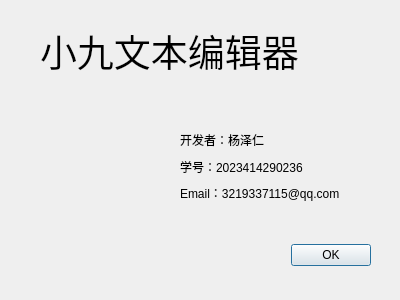
<?xml version="1.0" encoding="UTF-8"?>
<ui version="4.0">
 <class>AboutDialog</class>
 <widget class="QDialog" name="AboutDialog">
  <property name="geometry">
   <rect>
    <x>0</x>
    <y>0</y>
    <width>400</width>
    <height>300</height>
   </rect>
  </property>
  <property name="windowTitle">
   <string>Dialog</string>
  </property>
  <widget class="QDialogButtonBox" name="buttonBox">
   <property name="geometry">
    <rect>
     <x>210</x>
     <y>240</y>
     <width>161</width>
     <height>31</height>
    </rect>
   </property>
   <property name="orientation">
    <enum>Qt::Horizontal</enum>
   </property>
   <property name="standardButtons">
    <set>QDialogButtonBox::Ok</set>
   </property>
  </widget>
  <widget class="QLabel" name="label">
   <property name="geometry">
    <rect>
     <x>40</x>
     <y>20</y>
     <width>331</width>
     <height>61</height>
    </rect>
   </property>
   <property name="font">
    <font>
     <pointsize>28</pointsize>
    </font>
   </property>
   <property name="text">
    <string>小九文本编辑器</string>
   </property>
  </widget>
  <widget class="QLabel" name="label_5">
   <property name="geometry">
    <rect>
     <x>20</x>
     <y>90</y>
     <width>141</width>
     <height>171</height>
    </rect>
   </property>
   <property name="styleSheet">
    <string notr="true">border-image: url(:/icon/book.png);</string>
   </property>
   <property name="text">
    <string/>
   </property>
  </widget>
  <widget class="QWidget" name="">
   <property name="geometry">
    <rect>
     <x>180</x>
     <y>130</y>
     <width>216</width>
     <height>73</height>
    </rect>
   </property>
   <layout class="QVBoxLayout" name="verticalLayout">
    <item>
     <widget class="QLabel" name="label_2">
      <property name="text">
       <string>开发者：杨泽仁</string>
      </property>
     </widget>
    </item>
    <item>
     <widget class="QLabel" name="label_3">
      <property name="text">
       <string>学号：2023414290236</string>
      </property>
     </widget>
    </item>
    <item>
     <widget class="QLabel" name="label_4">
      <property name="text">
       <string>Email：3219337115@qq.com</string>
      </property>
     </widget>
    </item>
   </layout>
  </widget>
 </widget>
 <resources/>
 <connections>
  <connection>
   <sender>buttonBox</sender>
   <signal>accepted()</signal>
   <receiver>AboutDialog</receiver>
   <slot>accept()</slot>
   <hints>
    <hint type="sourcelabel">
     <x>248</x>
     <y>254</y>
    </hint>
    <hint type="destinationlabel">
     <x>157</x>
     <y>274</y>
    </hint>
   </hints>
  </connection>
  <connection>
   <sender>buttonBox</sender>
   <signal>rejected()</signal>
   <receiver>AboutDialog</receiver>
   <slot>reject()</slot>
   <hints>
    <hint type="sourcelabel">
     <x>316</x>
     <y>260</y>
    </hint>
    <hint type="destinationlabel">
     <x>286</x>
     <y>274</y>
    </hint>
   </hints>
  </connection>
 </connections>
</ui>
